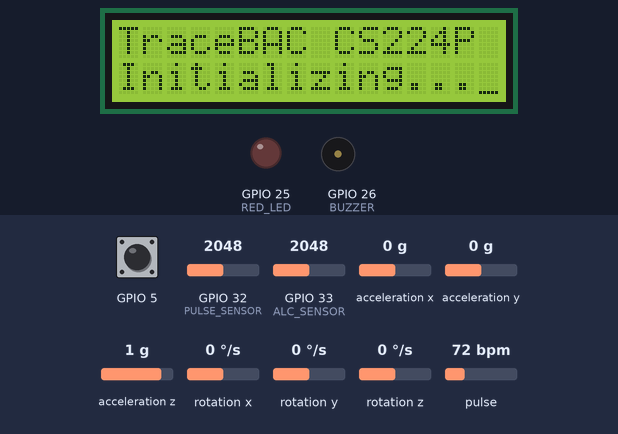
The program below on a simulated ESP32. Shown: 16×2 character LCD, output pins drawn as LEDs (lit = HIGH), buzzer (waves = sounding, pin HIGH). Dashed ring = blinking. The test bench sets the inputs (shaded band); at power-on: GPIO 5 HIGH, GPIO 32 (PULSE_SENSOR) = 2048, GPIO 33 (ALC_SENSOR) = 2048, acceleration x 0 g, acceleration y 0 g, acceleration z 1 g, rotation x 0 °/s, rotation y 0 °/s, rotation z 0 °/s, pulse 72 bpm (analog values on the 0–4095 scale). WiFi joins after 1.5 s; servers stay silent unless stated; uploads are accepted with an empty reply; what the program prints to the serial monitor is not drawn.

Above: at 1.7 s.
At 22.88 s:
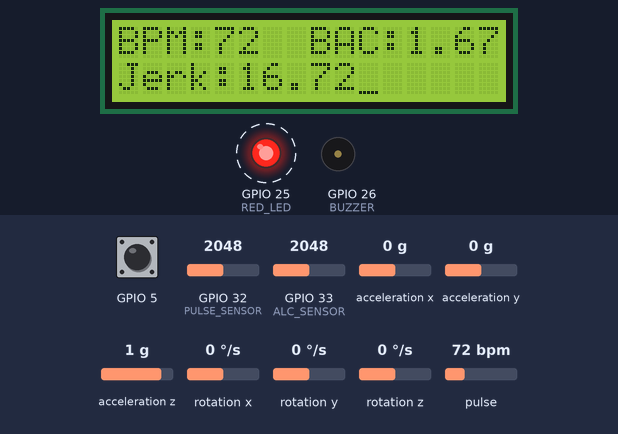
At 128.9 s:
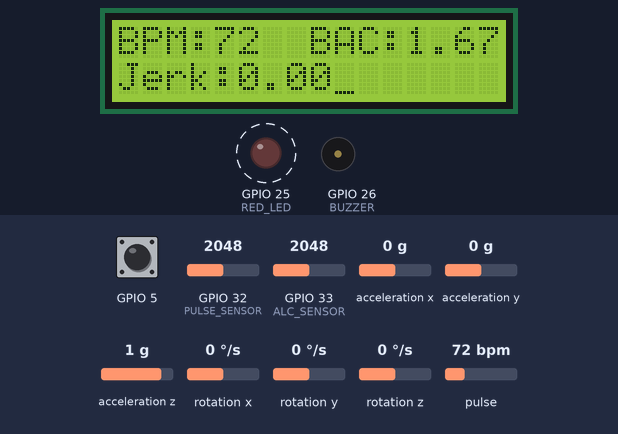
Timing chart, 0 to 130.0 s (numbered marks = the images above):
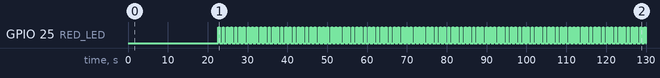

Measured:
- by itself, GPIO 25 (RED_LED): alternates HIGH for 0.35 s and LOW for 0.70 s
- what the display in image 0 shows lasts 20.0 s, from 1.6 s to 21.6 s
- what the display in image 1 shows lasts 3.5 s, from 22.7 s to 26.2 s

The program:

main.cpp
```cpp
#include <Wire.h>
#include <WiFi.h>
#include <WiFiUdp.h>
#include <Arduino.h>
#include <HttpClient.h>

#include "nvs.h"
#include "nvs_flash.h"
#include "esp_system.h"
#include "freertos/task.h"
#include "freertos/FreeRTOS.h"

#include <MPU6050.h>
#include <LiquidCrystal_I2C.h>
#include <PulseSensorPlayground.h>
#include <PulseSensorPlayground.h>

#define USE_ARDUINO_INTERRUPTS false // Set-up low-level interrupts for most accurate BPM math.

// Sensor Pins
#define BUZZER 26
#define RED_LED 25
#define ALC_SENSOR 33
#define PULSE_SENSOR 32
#define BUZZER_CHANNEL 0

// Sensor Thresholds
#define BAC_THRESHOLD 3
#define FALL_THRESHOLD 300
#define PULSE_SENSOR_THRESHOLD 550

#define SAMPLE_INTERVAL 10
#define BEEP_DURATION 5000

// set the LCD address to 0x27 for a 16 chars and 2 line display
LiquidCrystal_I2C lcd(0x27, 16, 2);

// Pulse Sensor Object
PulseSensorPlayground pulseSensor;

// Pulse Sensor Variables
int my_bpm = 0;
int pulse_analog_signal = 0;

// Alcohol Sensor Variables
float adcValue = 0, val = 0, mgL = 0;

// Accelerometer Object
MPU6050 fallDetectorMPU(0x69);

// Accelerometer Variables
int currentIndex = 0;
float jerkMagnitude = 0;
float jerkValues[10] = {0};
float prevAccX = 0, prevAccY = 0, prevAccZ = 0;

unsigned long button_time = 0;
bool buttonInterrupted = false;
unsigned long delayStartTime = 0;
unsigned long last_button_time = 0;

struct Button
{
	const uint8_t PIN;
	uint32_t numberKeyPresses;
	bool pressed;
};

Button fallCheckButton = {5, 0, false};

void IRAM_ATTR isr()
{
	button_time = millis();
	if (button_time - last_button_time > 250)
	{
		fallCheckButton.numberKeyPresses++;
		fallCheckButton.pressed = true;
		last_button_time = button_time;
		buttonInterrupted = true;
	}
}

// WIFI Variables
WiFiUDP udp;

String ssid = "OM";
String pass = "OMNAIK123";
const int flask_server_port = 5000;
const char *flask_server_ip = "18.218.196.220";

const int kNetworkDelay = 1000;
const int kNetworkTimeout = 30 * 1000;

void wifi_setup()
{
	WiFi.begin(ssid, pass);

	while (WiFi.status() != WL_CONNECTED)
	{
		delay(500);
		Serial.print(".");
	}

	Serial.println("");
	Serial.println("WiFi connected");
	Serial.println("IP address: ");
	Serial.println(WiFi.localIP());
	Serial.println("MAC address: ");
	Serial.println(WiFi.macAddress());
}

void lcd_init()
{
	lcd.init();
	lcd.backlight();
	lcd.cursor();
	lcd.clear();
}

void pin_init()
{
	pinMode(BUZZER, OUTPUT);
	pinMode(RED_LED, OUTPUT);
	pinMode(ALC_SENSOR, INPUT);
	pinMode(PULSE_SENSOR, INPUT);

	// Configure button and interrupts
	pinMode(fallCheckButton.PIN, INPUT_PULLUP);
	attachInterrupt(fallCheckButton.PIN, isr, FALLING);

	// Configure buzzer and LED
	ledcSetup(BUZZER_CHANNEL, 1000, 16); // 2 kHz tone
	ledcAttachPin(BUZZER, BUZZER_CHANNEL);

	digitalWrite(RED_LED, LOW);

	// 20 Second Sleep for Alcohol Sensor Warmup
	delay(20000);

	lcd.clear();
}

void pulse_sensor_setup()
{
	pulseSensor.blinkOnPulse(RED_LED);
	pulseSensor.analogInput(PULSE_SENSOR);
	pulseSensor.setThreshold(PULSE_SENSOR_THRESHOLD);

	Serial.println(pulseSensor.begin() ? "Pulse Sensor Connection Successful!" : "Pulse Sensor Connection Failed!");
}

void accelerometer_setup()
{
	fallDetectorMPU.initialize();
	Serial.println(fallDetectorMPU.testConnection() ? "MPU6050 Connection Successful!" : "MPU6050 Connection Failed!");
}

void print_lcd(int bpm, float jerk, float mgL)
{
	lcd.clear();
	lcd.setCursor(0, 0);
	lcd.print("BPM:");
	lcd.print(bpm);
	lcd.setCursor(8, 0);
	lcd.print("BAC:");
	lcd.print(mgL);
	lcd.setCursor(0, 1);
	lcd.print("Jerk:");
	lcd.print(jerk);
}

void print_lcd(String first_line, String second_line)
{
	lcd.clear();
	lcd.setCursor(0, 0);
	lcd.print(first_line);
	lcd.setCursor(0, 1);
	lcd.print(second_line);
}

void playBuzzer(int buzzerFrequency, uint8_t ledState)
{
	ledcWrite(BUZZER_CHANNEL, buzzerFrequency);
	digitalWrite(RED_LED, ledState);
}

void checkFall()
{
	static unsigned long lastTime = 0;

	// Read accelerometer data at specified intervals
	if (millis() - lastTime >= SAMPLE_INTERVAL)
	{
		lastTime = millis();

		int16_t ax, ay, az;
		static float jerkSum = 0;
		float currentJerkMagnitude = 0;

		fallDetectorMPU.getAcceleration(&ax, &ay, &az);

		// Convert accelerometer readings to "g" units
		float accelerationX = ax / 9.8;
		float accelerationY = ay / 9.8;
		float accelerationZ = az / 9.8;

		// Calculate jerk (change in acceleration)
		float jerkX = (accelerationX - prevAccX) / (SAMPLE_INTERVAL / 1000.0);
		float jerkY = (accelerationY - prevAccY) / (SAMPLE_INTERVAL / 1000.0);
		float jerkZ = (accelerationZ - prevAccZ) / (SAMPLE_INTERVAL / 1000.0);

		// Update previous accelerations
		prevAccX = accelerationX;
		prevAccY = accelerationY;
		prevAccZ = accelerationZ;

		// Calculate jerk magnitude
		currentJerkMagnitude = sqrt(jerkX * jerkX + jerkY * jerkY + jerkZ * jerkZ) / 1000.0;

		// Calculate Rolling Average
		jerkSum -= jerkValues[currentIndex];
		jerkValues[currentIndex] = currentJerkMagnitude;
		jerkSum += currentJerkMagnitude;
		jerkMagnitude = jerkSum / 10;
		currentIndex = (currentIndex + 1) % 10;

		Serial.print(">Jerk: ");
		Serial.print(currentJerkMagnitude);
		Serial.println();

		// Check for fall
		if (currentJerkMagnitude > FALL_THRESHOLD)
		{
			currentJerkMagnitude = 0;
			Serial.println("Fall detected!");

			print_lcd("FALL DETECTED!", "PRESS BUTTON!");

			// Play Buzzer and Set LED to HIGH
			playBuzzer(5000, HIGH);

			delayStartTime = millis();

			// Wait for button press or timeout
			while (millis() - delayStartTime < 5000)
			{
				if (fallCheckButton.pressed)
				{
					fallCheckButton.pressed = false;
					print_lcd("BUTTON PRESSED", "BUZZER STOPPED");
					// Serial.println("Buzzer stopped by button press.");
					currentJerkMagnitude = 0;
					break;
				}
			}
			lcd_init();

			// Stop Buzzer and Set LED to LOW
			playBuzzer(0, LOW);
		}
	}
}

void checkAlcohol()
{
	adcValue = 0;
	float unval = 0;

	for (int i = 0; i < 5; i++)
	{
		unval = analogRead(ALC_SENSOR);
		adcValue += unval;
		delay(10);
	}

	val = (adcValue / 5) * (5.0 / 1024.0);
	mgL = 0.67 * val;

	if (mgL > 3.0)
	{
		Serial.println("BAC Exceeded!");

		print_lcd("BAC EXCEEDED!", "PRESS BUTTON!");

		// Play Buzzer and Set LED to HIGH
		playBuzzer(5000, HIGH);

		delayStartTime = millis();

		// Wait for button press or timeout
		while (millis() - delayStartTime < 5000)
		{
			if (fallCheckButton.pressed)
			{
				fallCheckButton.pressed = false;
				print_lcd("BUTTON PRESSED", "BUZZER STOPPED");
				break;
			}
		}
		lcd_init();

		// Stop Buzzer and Set LED to LOW
		playBuzzer(0, LOW);
	}

	// Send BAC to Serial Plotter
	Serial.print(">BAC: ");
	Serial.print(mgL);
	Serial.println();
}

void checkPulse()
{
	// Read pulse sensor analog signal
	pulse_analog_signal = analogRead(PULSE_SENSOR);

	// Send Pulse to Serial Plotter
	Serial.print(">Signal:");
	Serial.print(pulse_analog_signal);
	Serial.println();

	// Update pulse sensor
	if (pulseSensor.sawStartOfBeat())
	{
		my_bpm = pulseSensor.getBeatsPerMinute();
	}
}

void sendPOSTRequest()
{
	int err = 0;
	WiFiClient c;
	HttpClient http(c);

	String postData = "{\"bpm\": " + String(my_bpm) + ", \"bac\": " + String(mgL) + ", \"jerk\": " + String(jerkMagnitude) + "}";

	http.beginRequest();
	err = http.post(flask_server_ip, flask_server_port, "/api/data", NULL);

	if (err == 0)
	{
		Serial.println("POST request started successfully");

		// Add headers manually after starting the request
		http.sendHeader("Content-Type", "application/json");
		http.sendHeader("Content-Length", postData.length());

		http.print(postData); // Send the JSON data in the body

		err = http.responseStatusCode();
		if (err >= 0)
		{
			Serial.print("Got status code: ");
			Serial.println(err);

			err = http.skipResponseHeaders();

			if (err >= 0)
			{
				int bodyLen = http.contentLength();
				Serial.print("Content length is: ");
				Serial.println(bodyLen);
				Serial.println();
				Serial.println("Body returned follows:");

				// Now we've got to the body, so we can print it out
				unsigned long timeoutStart = millis();
				char c;

				// Whilst we haven't timed out & haven't reached the end of the body
				while ((http.connected() || http.available()) &&
					   ((millis() - timeoutStart) < kNetworkTimeout))
				{
					if (http.available())
					{
						c = http.read();
						// Print out this character
						Serial.print(c);
						bodyLen--;
						// We read something, reset the timeout counter
						timeoutStart = millis();
					}
					else
					{
						// We haven't got any data, so let's pause to allow some to
						// arrive
						delay(kNetworkDelay);
					}
				}
			}
			else
			{
				Serial.print("Failed to skip response headers: ");
				Serial.println(err);
			}
		}
		else
		{
			Serial.print("Getting response failed: ");
			Serial.println(err);
		}
	}
	else
	{
		Serial.print("Connect failed: ");
		Serial.println(err);
	}
	http.stop();
}

void server_request_task(void *parameter)
{
	while (true)
	{
		sendPOSTRequest();
		vTaskDelay(250 / portTICK_PERIOD_MS); // Run every 5 seconds
	}
}

void setup()
{
	Serial.begin(115200);
	Wire.begin();
	wifi_setup();

	analogReadResolution(10);

	lcd_init();
	print_lcd("TraceBAC CS224P", "Initializing...");

	pin_init();
	delay(1000);
	pulse_sensor_setup();
	accelerometer_setup();

	xTaskCreatePinnedToCore(server_request_task, "HTTP_Request_Task", 10000, NULL, 1, NULL, 0);
}

void loop()
{
	checkFall();
	delay(10);

	checkAlcohol();
	delay(10);

	checkPulse();

	print_lcd(my_bpm, jerkMagnitude, mgL);

	vTaskDelay(250 / portTICK_PERIOD_MS); // Update LCD every 500ms
}
```
